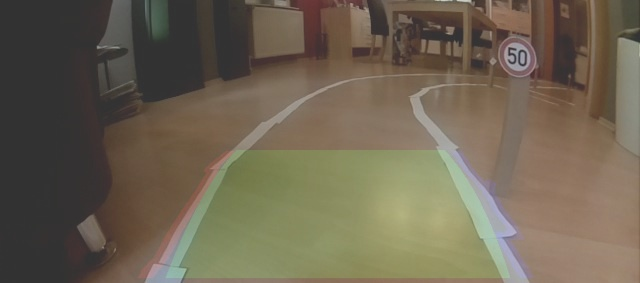
#> input picture program/lane_detection/project_images/lane_example.jpg, 640 x 283 px
$ python -i lane_functions.py   (imports and definitions only)   (older library calls are emulated)
#> lines starting #> are read from the running program, lines starting #| are printed output that depends on the picture; after the words box and inside, x2 and y2 are one past the last pixel; in counts of white or black regions, pixels touching at a corner belong together
#> further down, picture is the input picture: shape (283, 640, 3); mean B, G, R 82.1, 100, 109.9
# -*- coding: utf-8 -*-
"""
Created on Fri Aug 17 18:10:37 2018

@author: Jannis
"""
import numpy as np
import cv2

# [9 lines left out: function cal_undistort, not called in this run]

def abs_sobel_thresh(image, orient='x', thresh_min=0, thresh_max=255):
    '''
    calculate directional gradient
    apply threshold
    returns binary image
    '''
#> called with orient = 'x', thresh_min = 20, thresh_max = 100
    # Convert to grayscale
    gray = cv2.cvtColor(image, cv2.COLOR_BGR2GRAY)
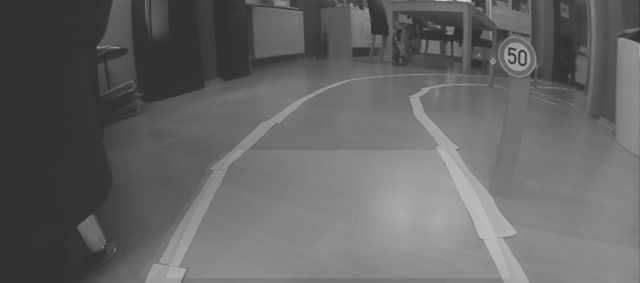
#> gray: shape (283, 640); min 48, max 204, mean 100.9
    # Apply x or y gradient with the OpenCV Sobel() function
    # and take the absolute value
    if orient == 'x':
        abs_sobel = np.absolute(cv2.Sobel(gray, cv2.CV_64F, 1, 0))
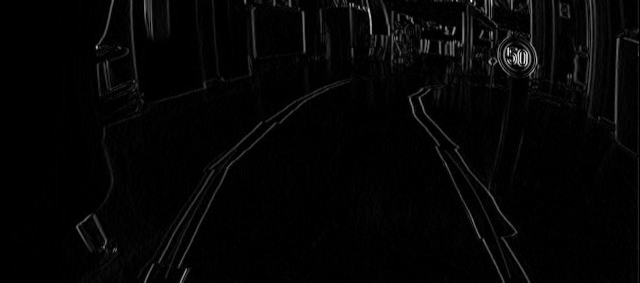
#> abs_sobel: shape (283, 640) float64; min 0, max 446, mean 9.3; drawn with min black and max white
    if orient == 'y':
        abs_sobel = np.absolute(cv2.Sobel(gray, cv2.CV_64F, 0, 1))
    # Rescale back to 8 bit integer
    scaled_sobel = np.uint8(255*abs_sobel/np.max(abs_sobel))
    # Create a copy and apply the threshold
    binary_output = np.zeros_like(scaled_sobel)
    # Here I'm using inclusive (>=, <=) thresholds, but exclusive is ok too
    binary_output[(scaled_sobel >= thresh_min) & (scaled_sobel <= thresh_max)] = 255

    # Return the result
    return binary_output

def perspective_transform(img, src, dst, orientation: 'src-dst'):
    '''
    Transfrom perspective of given image from source to destination points
    Return transformed image
    '''
    img_size = img.shape[1::-1]

    if orientation == 'src-dst':
        M = cv2.getPerspectiveTransform(src, dst) # Compute the perspective transform matrix M

    elif orientation == 'dst-src':
        M = cv2.getPerspectiveTransform(dst, src) # Compute the perspective transform matrix M

    trans_img = cv2.warpPerspective(img, M, img_size, flags=cv2.INTER_LINEAR) # Warp an image using the perspective transform matrix M

    return trans_img

# [90 lines left out: functions histogram_analysis, window_search, fit_poly_line, not called in this run]

def lane_pipeline(image, src=[], dst=[]):
    '''
    '''
    #undist_img = cal_undistort(image, objpoints, imgpoints)
    #undist_img = image
    x_binary = abs_sobel_thresh(image, orient='x', thresh_min=20, thresh_max=100)
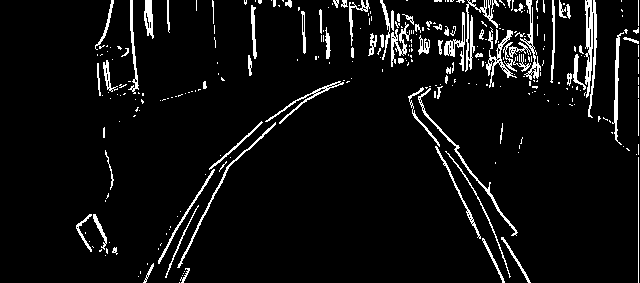
#> x_binary: shape (283, 640); 6.1% white in thin lines or dots, all inside (x1, y1, x2, y2) = (76, 0, 639, 283)
    x_binary = perspective_transform(x_binary, src, dst, orientation = 'src-dst')

    leftx_base, rightx_base = histogram_analysis(x_binary)

    nwindows = 12 # Choose the number of sliding windows
    window_height = np.int(x_binary.shape[0]//nwindows) # Set height of windows
    margin = 40 # Set the width of the windows +/- margin
    minpix = 35 # Set minimum number of pixels found to recenter window

    # Identify the x and y positions of all nonzero pixels in the image
    nonzero = x_binary.nonzero()
    nonzeroy = np.array(nonzero[0])
    nonzerox = np.array(nonzero[1])
    leftx, lefty, rightx, righty, left_lane_inds, right_lane_inds  = window_search(x_binary, nonzeroy, nonzerox, nwindows, window_height, leftx_base, rightx_base, margin, minpix)
    pts_left, left_fitx = fit_poly_line(leftx, lefty, x_binary.shape[0], 'Left')
    pts_right, right_fitx = fit_poly_line(rightx, righty, x_binary.shape[0], 'Right')
    pts = np.hstack((pts_left, pts_right))

    window_img = np.zeros_like(image) # PLaceholder image


    # Draw the lane onto the warped blank image
    window_img[nonzeroy[left_lane_inds], nonzerox[left_lane_inds]] = [0, 0, 255]
    window_img[nonzeroy[right_lane_inds], nonzerox[right_lane_inds]] = [255, 0, 0]
    window_img = cv2.dilate(window_img, np.ones((11, 11)))

    cv2.fillPoly(window_img, np.int_([pts]), (0,255, 0))
    unwarped = perspective_transform(window_img, src, dst, orientation = 'dst-src')
    result = cv2.addWeighted(unwarped, 0.1, image, 1 - 0.4, 50)

    return result

>>> import cv2
>>> picture = cv2.imread('project_images/lane_example.jpg')
#> (the run stopped early here; a loop or call above may not have finished)
